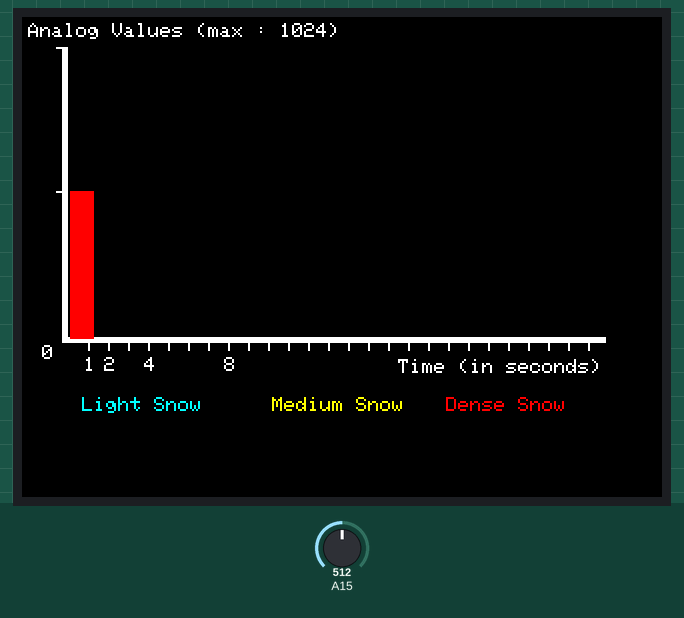
Recording of a sketch running on a simulated Arduino Mega 2560, built with avr-gcc and run on an emulated ATmega2560. Shown: 320×240 colour display. The inputs (shaded band) are chosen by the test bench; at power-on: A15 = 512.

Above: at 1.4 s.
1.5 s: A15 set to 297
At 1.6 s:
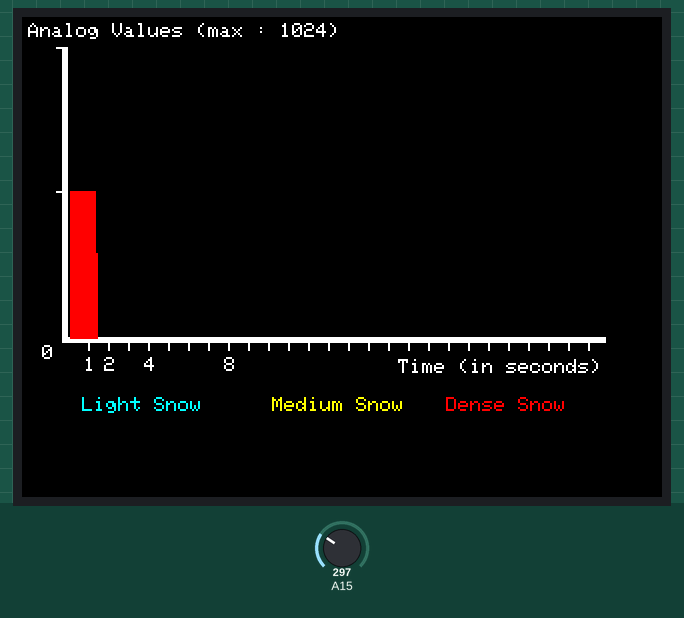
3.3 s: A15 set to 270
At 3.41 s:
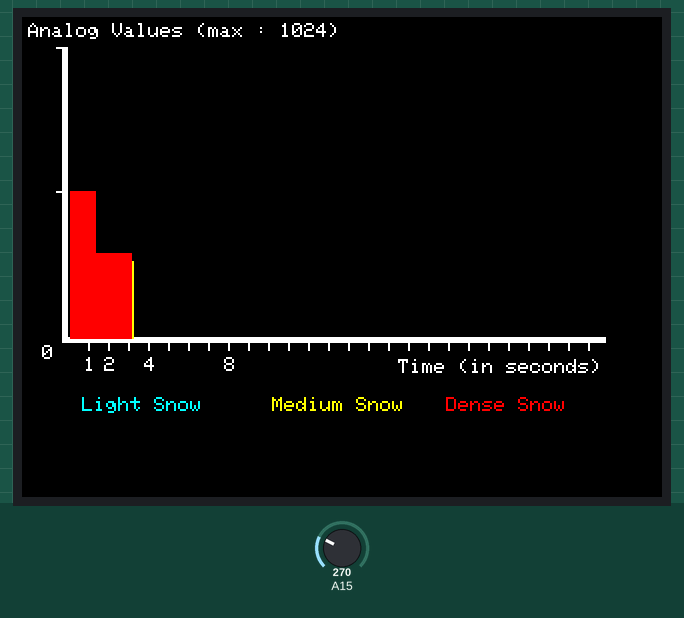
5.1 s: A15 set to 150
At 5.22 s:
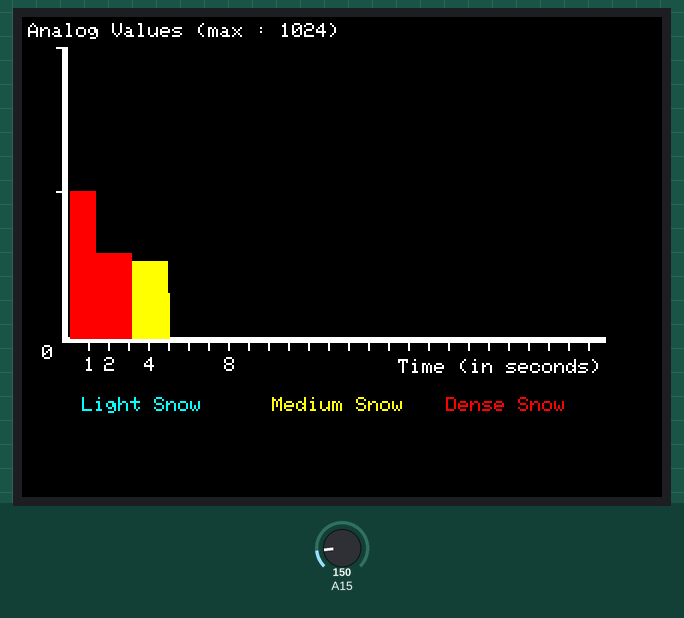
6.6 s: A15 set to 134
At 6.73 s:
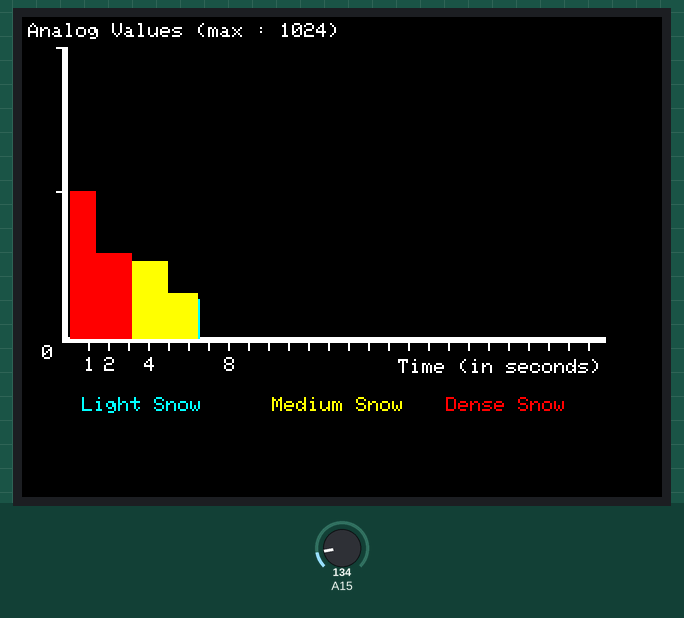

The sketch:

SnowProbeGraphFinal.ino
```cpp
#include <SPI.h>
#include <Adafruit_GFX.h>
#include <MCUFRIEND_kbv.h>
#include <TouchScreen.h>

//touchscreen stuff
#define YP A3  // must be an analog pin, use "An" notation!
#define XM A2  // must be an analog pin, use "An" notation!
#define YM 9   // can be a digital pin
#define XP 8   // can be a digital pin

#define TS_MINX 150
#define TS_MINY 120
#define TS_MAXX 920
#define TS_MAXY 940

#define MINPRESSURE 10
#define MAXPRESSURE 1000

int paused = 0;

TouchScreen ts = TouchScreen(XP, YP, XM, YM, 300);

#define LCD_CS A3
#define LCD_CD A2
#define LCD_WR A1
#define LCD_RD A0
#define LCD_RESET A4

#define GREY    0x8410
#define  BLACK   0x0000
#define BLUE    0x001F
#define RED     0xF800
#define GREEN   0x07E0
#define CYAN    0x07FF
#define MAGENTA 0xF81F
#define YELLOW  0xFFE0
#define WHITE   0xFFFF

MCUFRIEND_kbv tft;

int incrementation = 24;

int scale1 = 1;
int scale2 = 2;
int scale4 = 4;
int scale8 = 8;

void setup(void) {

tft.reset();
tft.begin(0x9341);
tft.fillScreen(BLACK);
tft.setRotation(1);
tft.fillRect(20,15,3,145,WHITE);
tft.fillRect(20,160,272,3,WHITE);

tft.setCursor(30,190);
tft.setTextColor(CYAN);
tft.setTextSize(1);
tft.println("Light Snow");

tft.setCursor(125,190);
tft.setTextColor(YELLOW);
tft.setTextSize(1);
tft.println("Medium Snow");

tft.setCursor(212,190);
tft.setTextColor(RED);
tft.setTextSize(1);
tft.println("Dense Snow");

tft.drawLine(33,160,33,166,WHITE);
tft.drawLine(43,160,43,166,WHITE);
tft.drawLine(53,160,53,166,WHITE);
tft.drawLine(63,160,63,166,WHITE);
tft.drawLine(73,160,73,166,WHITE);
tft.drawLine(83,160,83,166,WHITE);
tft.drawLine(93,160,93,166,WHITE);
tft.drawLine(103,160,103,166,WHITE);
tft.drawLine(113,160,113,166,WHITE);
tft.drawLine(123,160,123,166,WHITE);
tft.drawLine(133,160,133,166,WHITE);
tft.drawLine(143,160,143,166,WHITE);
tft.drawLine(153,160,153,166,WHITE);
tft.drawLine(163,160,163,166,WHITE);
tft.drawLine(173,160,173,166,WHITE);
tft.drawLine(183,160,183,166,WHITE);
tft.drawLine(193,160,193,166,WHITE);
tft.drawLine(203,160,203,166,WHITE);
tft.drawLine(213,160,213,166,WHITE);
tft.drawLine(223,160,223,166,WHITE);
tft.drawLine(233,160,233,166,WHITE);
tft.drawLine(243,160,243,166,WHITE);
tft.drawLine(253,160,253,166,WHITE);
tft.drawLine(263,160,263,166,WHITE);
tft.drawLine(273,160,273,166,WHITE);
tft.drawLine(283,160,283,166,WHITE);
tft.drawLine(17,87,20,87,WHITE);
tft.drawLine(17,15,20,15,WHITE);

tft.setCursor(3,3);
tft.setTextColor(WHITE);
tft.setTextSize(1);
tft.println("Analog Values (max : 1024) ");

tft.setCursor(188,171);
tft.setTextColor(WHITE);
tft.setTextSize(1);
tft.println("Time (in seconds)");

tft.setCursor(10,164);
tft.setTextColor(WHITE);
tft.setTextSize(1);
tft.println("0");

tft.setCursor(31,170);
tft.setTextColor(WHITE);
tft.setTextSize(1);
tft.println(scale1);

tft.setCursor(41,170);
tft.setTextColor(WHITE);
tft.setTextSize(1);
tft.println(scale2);

tft.setCursor(61,170);
tft.setTextColor(WHITE);
tft.setTextSize(1);
tft.println(scale4);

tft.setCursor(101,170);
tft.setTextColor(WHITE);
tft.setTextSize(1);
tft.println(scale8);

pinMode(13, OUTPUT);
}
void loop(void) {
  digitalWrite(13, HIGH);
  TSPoint p = ts.getPoint();
  digitalWrite(13, LOW);

  pinMode(XM, OUTPUT);
  pinMode(YP, OUTPUT);

unsigned long start = micros();

int vala = analogRead(A15);
/*
if (p.z > 500 && paused == 0) {
  paused = 1;
  Serial.print("paused");
  delay(1000);
}

if (p.z > 500 && paused == 1) {
  paused = 0;
  Serial.print("unpaused");
  delay(1000);
}

while (paused == 1) {
  delay(1);
}
*/

Serial.println(p.z);

int valab = map(vala,0,1024,159,15);

if (valab >= 140) {
  tft.drawLine(incrementation, 160, incrementation, valab, CYAN);
}

else if (valab >= 120 && valab < 140) {
  tft.drawLine(incrementation, 160, incrementation, valab, YELLOW);
}

else {
  tft.drawLine(incrementation, 160, incrementation, valab, RED);
}
incrementation++;

delay(100);

if(scale1==27){
tft.fillRect(3,120,16,60,BLACK);
}
if(incrementation>282){
tft.fillRect(10,166,100,12,BLACK);
scale1 = scale1+26;
scale2 = scale2+26;
scale4 = scale4+26;
scale8 = scale8+26;
tft.setCursor(26,170);
tft.setTextColor(WHITE);
tft.setTextSize(1);
tft.println(scale1);
tft.setCursor(41,170);
if(scale2>10){
tft.setCursor(39,170);
}
if(scale2<100){
tft.setTextColor(WHITE);
tft.setTextSize(1);
tft.println(scale2);
}
tft.setCursor(61,170);
tft.setTextColor(WHITE);
tft.setTextSize(1);
tft.println(scale4);
tft.setCursor(101,170);
tft.setTextColor(WHITE);
tft.setTextSize(1);
tft.println(scale8);
tft.fillRect(23,14,269,146,BLACK);

incrementation = 24;
}
return micros() - start;
}
```

Measured:
- the behaviour switches between 285 and 284 on A15 (found by bisection; images 1 and 2)
- the behaviour switches between 143 and 142 on A15 (found by bisection; images 3 and 4)
- after the input at 3.3 s, the display: changes after 0.06 s (image 2)
- after the input at 6.6 s, the display: changes after 0.09 s (image 4)
